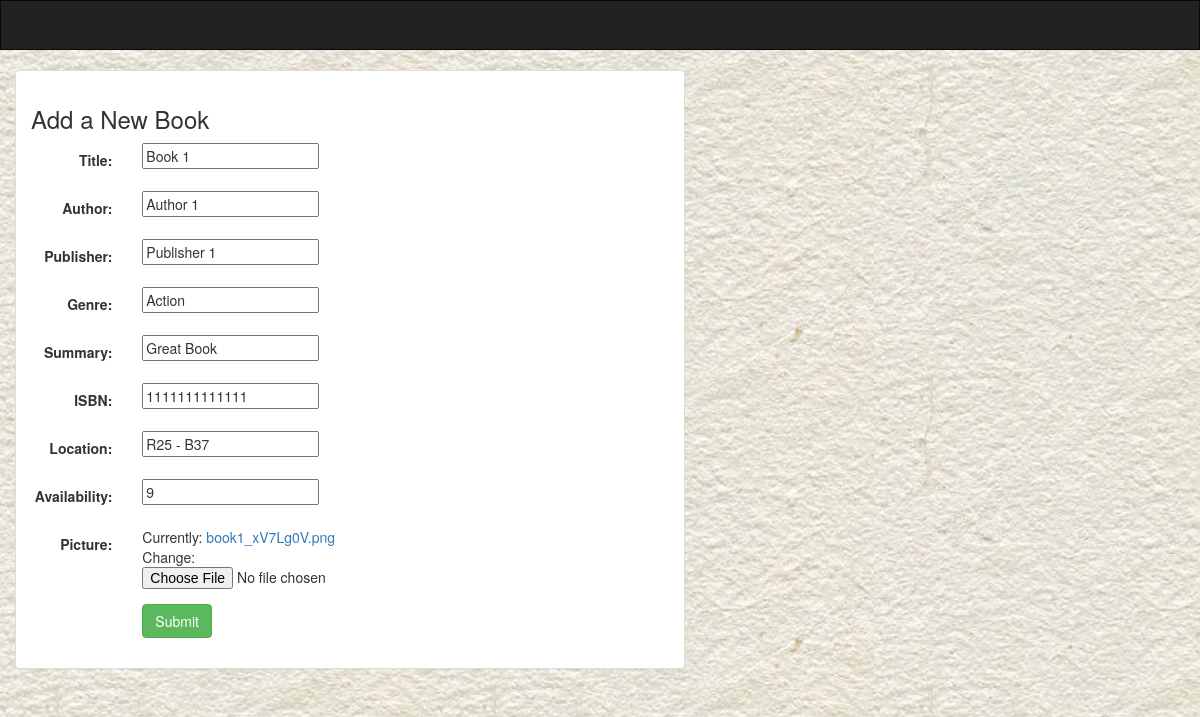
The page /books/book/5/ on the database its author committed.
### books/models.py (models this page shows, shortened)
class Book(models.Model):
    title=models.CharField(max_length=100)
    author=models.CharField(max_length=100)
    publisher=models.CharField(max_length=100)
    genre=models.CharField(max_length=100)
    summary=models.CharField(max_length=2000)
    ISBN=models.CharField(max_length=13, validators=[MinLengthValidator(13)])
    location=models.CharField(max_length=100)
    availability=models.IntegerField(validators=[MinValueValidator(0)])
    picture=models.FileField()

### books/views.py (the view)
# urls.py: url(r'book/(?P<pk>[0-9]+)/$', views.BookUpdate.as_view(), name="book-update"),
class BookUpdate(UpdateView):
    model=Book
    fields="__all__"
    template = 'books/create_book.html'

### books/templates/books/book_form.html (shortened to what this page needs)
{% extends 'books/base.html' %}
{% block body %}
<div class="container-fluid">
    <div class="row">
        <div class="col-sm-12 col-md-7">
            <div class="panel panel-default">
                <div class="panel-body">
                    <h3>Add a New Book</h3>
                    <form class="form-horizontal" role="form" action="" method="post" enctype="multipart/form-data">
                        {% include 'books/form-template.html' %}
                        <div class="form-group">
                            <div class="col-sm-offset-2 col-sm-10">
                                <button type="submit" class="btn btn-success">Submit</button>
                            </div>
                        </div>
                    </form>
                </div>
            </div>
        </div>
    </div>
</div>
{% endblock %}

### books/templates/books/form-template.html (shortened to what this page needs)
{% for field in form %}
    <div class="form-group">
        <div class="col-sm-offset-2 col-sm-10">
        </div>
        <label class="control-label col-sm-2">{{ field.label_tag }}</label>
        <div class="col-sm-10">{{ field }}</div>
    </div>
{% endfor %}

### static/books/style.css (style rules this page uses)
body { background: white url("images/background.png") }

### rows shown on the page
Book: form "Book 1" "Author 1" "Publisher 1" "Action" "Great Book" "1111111111111" "R25 - B37" "9"

### other values the page prints
{{ field.label_tag }} "Title:" "Author:" "Publisher:" "Genre:" "Summary:" "ISBN:" "Location:" "Availability:" "Picture:"
